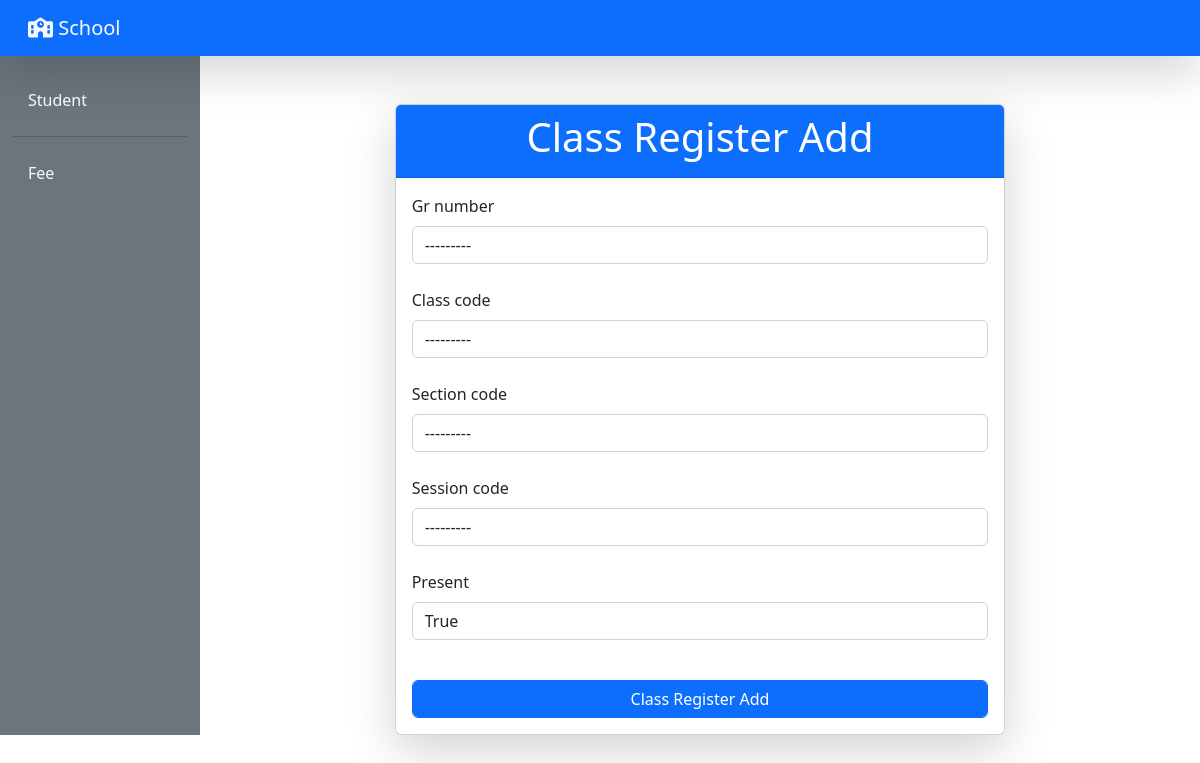
The page /class-register-add/ on the database its author committed.
### student/models.py (models this page shows)
class GRRegister(models.Model):
    gr_number = models.IntegerField(primary_key = True)
    name = models.CharField(max_length = 100)
    father_name = models.CharField(max_length = 100)
    address = models.TextField()
    date_of_birth = models.DateField()
    date_of_admission = models.DateField()
    class_of_admission = models.ForeignKey(Classes, on_delete = models.CASCADE)
    last_school = models.CharField(max_length = 100, null = True, blank = True)
    concession_code = models.ForeignKey('fee.Concession', on_delete = models.CASCADE, null = True, blank = True)
    cell_number_1 = models.CharField(max_length = 15)
    cell_number_2 = models.CharField(max_length = 15, null = True, blank = True)
    location = models.CharField(max_length = 100)
    gender = models.CharField(max_length = 10, choices = [('Male', 'Male'), ('Female', 'Female')])
    class_of_removal = models.ForeignKey(Classes, null = True, blank = True, on_delete = models.CASCADE, related_name = 'removed_students')
    date_of_removal = models.DateField(null = True, blank = True)
    present = models.BooleanField(default = True)
    def __str__(self):
        return f"{self.gr_number}"

class Classes(models.Model):
    class_code = models.AutoField(primary_key = True)
    class_name = models.CharField(max_length = 200)
    def __str__(self):
        return f"{self.class_name}"

class Section(models.Model):
    section_code = models.AutoField(primary_key = True)
    section_name = models.CharField(max_length = 200)
    def __str__(self):
        return f"{self.section_name}"

class Session(models.Model):
    session_code = models.AutoField(primary_key = True)
    session_name = models.CharField(max_length = 200)
    def __str__(self):
        return f"{self.session_name}"

### student/views.py (the view)
# urls.py: path('class-register-add/', views.classRegisterAdd, name = 'class_register_add'),
def classRegisterAdd(request):
    form = ClassRegisterForm()
    if request.method == 'POST':
        form = ClassRegisterForm(request.POST)
        if form.is_valid():
            form.save()
            return redirect('class_register')
    return render(request, 'class_register/class_register_Add.html', locals())

### student/forms.py
class ClassRegisterForm(forms.ModelForm):
    class Meta:
        model = ClassRegister
        fields = ['gr_number', 'class_code', 'section_code', 'session_code', 'present']
        widgets = {
            'gr_number':forms.Select(attrs={'class':'form-control'}),
            'class_code':forms.Select(attrs={'class':'form-control'}),
            'section_code':forms.Select(attrs={'class':'form-control'}),
            'session_code':forms.Select(attrs={'class':'form-control'}),
            'present':forms.TextInput(attrs={'class':'form-control'}),
        }

### student/templates/class_register/class_register_add.html (shortened to what this page needs)
{% extends 'front_pages/base.html' %}
{% block content %}
    <div class="container mt-5">
        <div class="row justify-content-center">
            <div class="col-md-8">
                <div class="card shadow-lg">
                    <div class="card-header text-center bg-primary text-white">
                        <h1>Class Register Add</h1>
                    </div>
                    <div class="card-body">
                        <form method="post" action="{% url 'class_register_add' %}">
                            <div class="form-group">
                                {% for field in form %}
                                    <label for="{{ field.id_for_label }}" class="form-label">{{ field.label }}</label>
                                    {{ field }}
                                    <br>
                                {% endfor %}
                            </div>
                            <button type="submit" class="btn btn-primary btn-block mt-3 form-control">Class Register Add</button>
                        </form>
                    </div>
                </div>
            </div>
        </div>
    </div>
{% endblock content %}

### rows shown on the page
GRRegister: form "---------"
Classes: form "---------"
Section: form "---------"
Session: form "---------"

### other values the page prints
{{ field.label }} "Gr number" "Class code" "Section code" "Session code" "Present"
